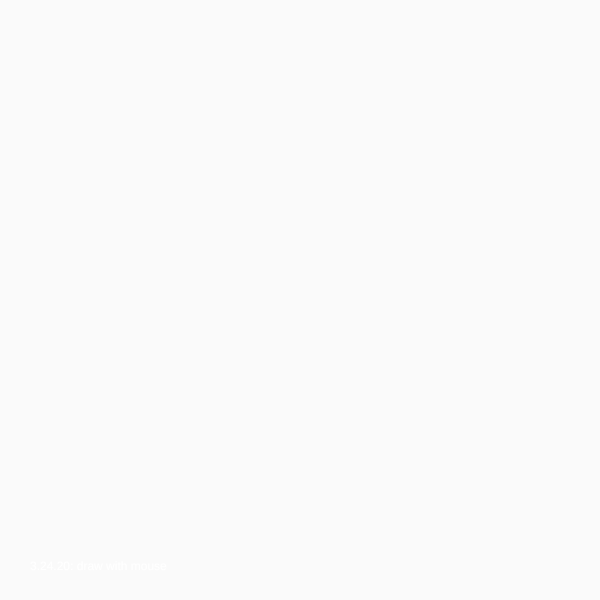
Frame 1 (no input)
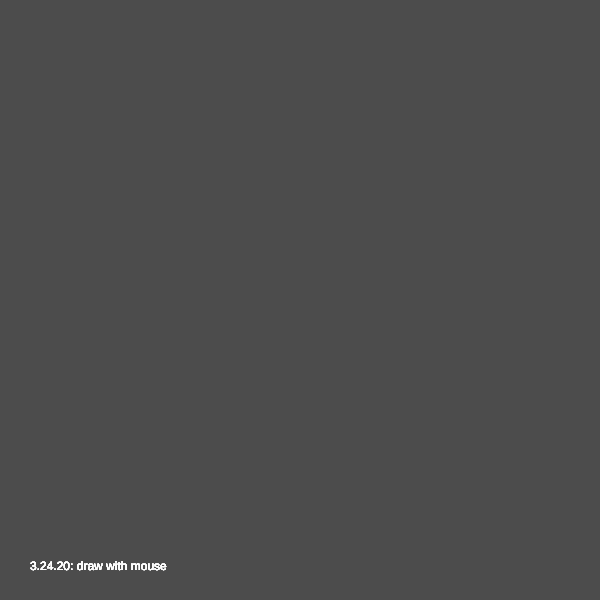
Frame 60 (no input)
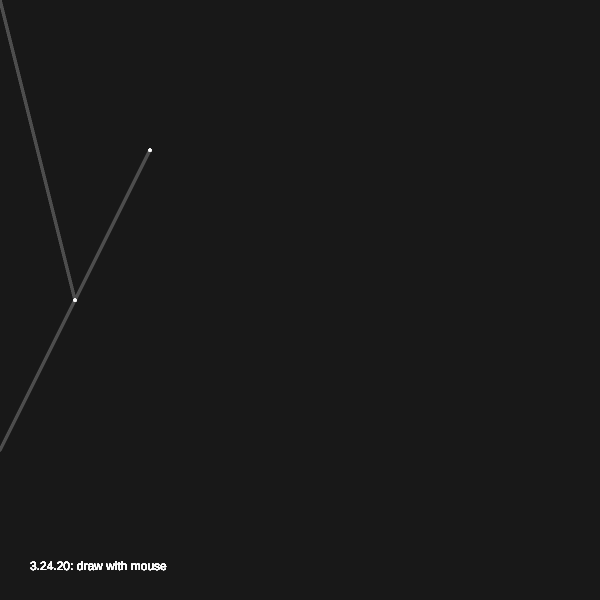
Frame 120 (the mouse pressed at the canvas centre since frame 60)

The p5.js sketch that drew these frames (run headless with seeded random() and noise() and a simulated clock; from frame 60 on, the mouse is pressed at the canvas centre):

// p5.js sketch
// ── sketch.js
var center;
var numDrawings = 2 // Even numbers work better
var lineWeight = 2

function setup() {
  createCanvas(600, 600)
  center = createVector(width/2,height/2);
}

function draw() {
  if(mouseIsPressed){
    let pos = createVector(mouseX,mouseY)
    let ppos = createVector(pmouseX,pmouseY)
    stroke(255);
    strokeWeight(3)
   // line(ppos.x,ppos.y,pos.x,pos.y)

    for(let a=0; a<TAU; a+=TAU/numDrawings){
      pos = symmetric(pos,a)
      ppos = symmetric(ppos,a)
      line(ppos.x,ppos.y,pos.x,pos.y)
    }
  }

  noStroke();
  fill(0, 0, 0, 5);
  rect(0, 0, width, height);

 // incrementDrawing();
 fill(255);
 text("3.24.20: draw with mouse", 30, height - 30);
}

//Does the symmetry of the points
function symmetric(point, angle){
  let u = p5.Vector.fromAngle(angle)
  let pcu = p5.Vector.mult(u,p5.Vector.dot(p5.Vector.sub(center,point),u))
  let symmetricPoint = p5.Vector.sub(center, pcu).mult(1.5).sub(point)
  return symmetricPoint
}
